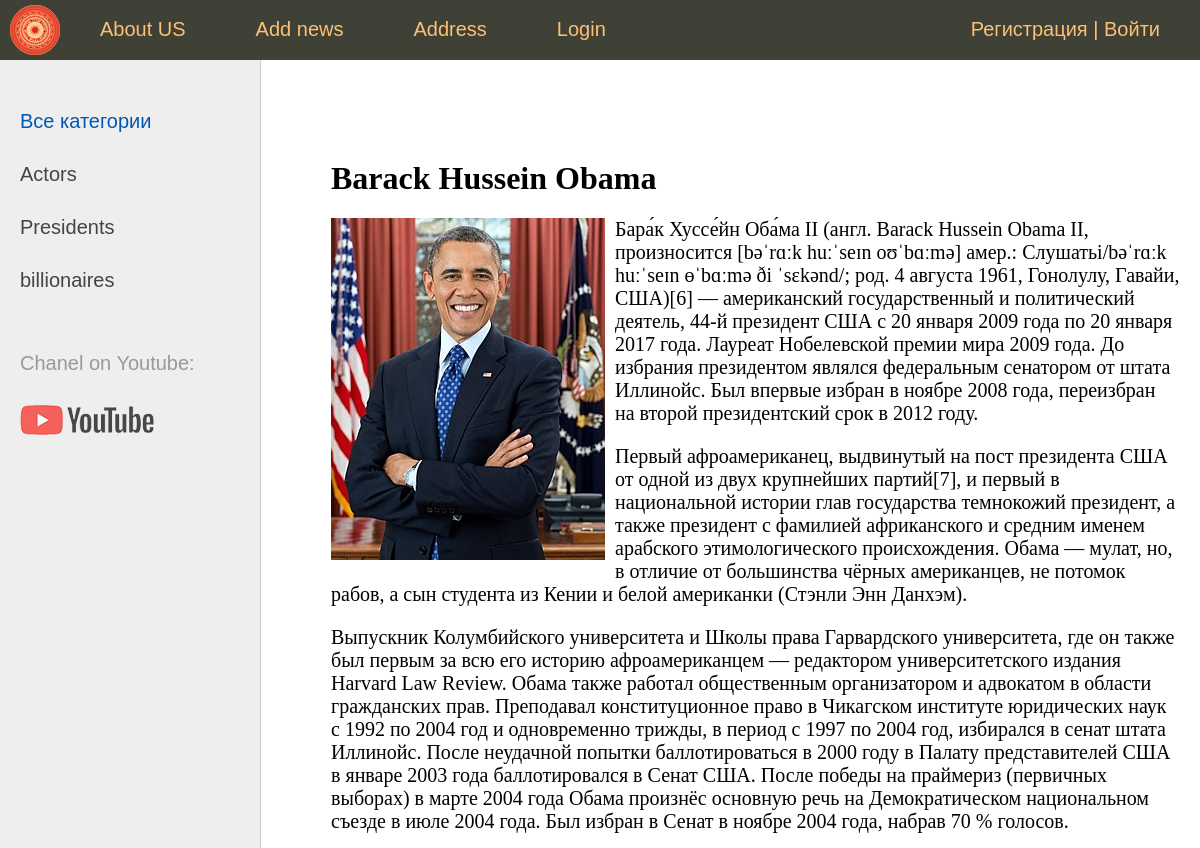
The app's page /news/barack-obama/ (upper part), older data.
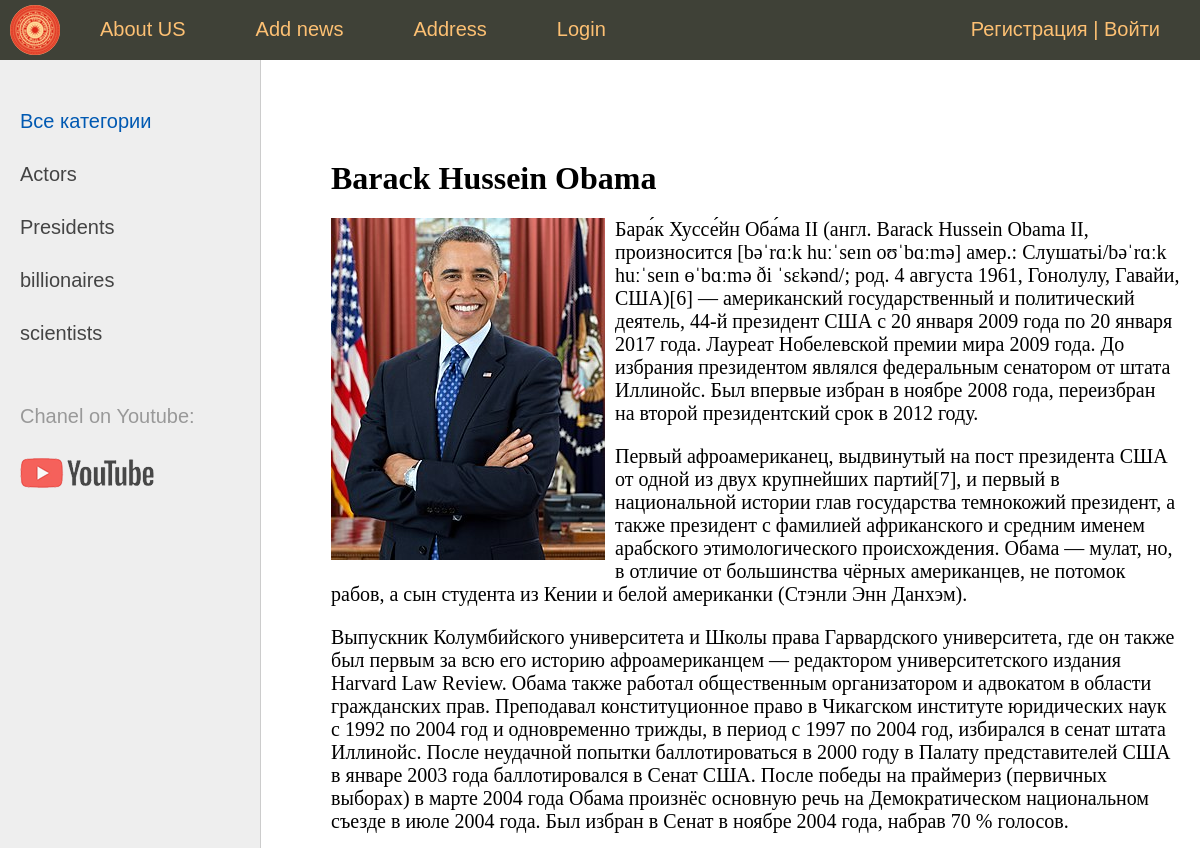
The same page, newer data.
### controllers/models.py (models this page shows)
class Category(models.Model):
    name = models.CharField(max_length=100, db_index=True, verbose_name='Category')
    slug = models.SlugField(max_length=255, unique=True, db_index=True, verbose_name='URL')
    def __str__(self):
        return self.name
    def get_absolute_url(self):
        return reverse('category', kwargs={'cat_slug': self.slug})  # For class RestaurantCategory
    class Meta:
        verbose_name = 'Category'
        verbose_name_plural = 'Category'
        ordering = ['id']  # ORM difference | Important for pagination

### controllers/views.py (the view)
# urls.py: path('news/<slug:news_slug>/', ShowNews.as_view(), name='news'),
class ShowNews(DataMixin, DetailView):
    model = Visitor
    template_name = 'restaurant/post.html'
    slug_url_kwarg = 'news_slug'
    context_object_name = 'post'
    def get_context_data(self, *, object_list=None, **kwargs):  # dynamic title context
        context = super().get_context_data(**kwargs)
        c_def = self.get_user_context(title="Главная страница")
        context = dict(list(context.items()) + list(c_def.items()))
        return context

### controllers/templatetags/controllers_tags.py (called while the page is built)
@register.simple_tag(name='get_cats')
def get_categories(filter=None):
    if not filter:
        return Category.objects.all()
    else:
        return Category.objects.filter(pk=filter)

@register.inclusion_tag('restaurant/list_categories.html')
def show_categories(sort=None, cat_selected=0):
    if not sort:
        cats = Category.objects.all()
    else:
        cats = Category.objects.order_by(sort)
    return {"cats": cats, "cat_selected": cat_selected}

### controllers/utils.py (called while the page is built)
    def get_user_context(self, **kwargs):
        context = kwargs
        cats = Category.objects.annotate(Count('visitor'))
        user_menu = menu.copy()
        if self.request.user.is_authenticated:
            user_menu.pop(3)
        context['menu'] = user_menu
        context['cats'] = cats
        if 'cat_selected' not in context:
            context['cat_selected'] = 0
        return context

### controllers/templates/restaurant/post.html
{% extends 'restaurant/base.html' %}
{% block content %}
<h1>{{post.nik_name}}</h1>
{% if post.photo %}
<p><img class="img-article-left" src="{{post.photo.url}}"></p>
{% endif %}
{{post.about|linebreaks}}
{% endblock %}

### controllers/templates/restaurant/base.html (shortened to what this page needs)
{% load static %}
{% load controllers_tags %}
<!DOCTYPE html>
<html>
<head>
	<link type="text/css" href="{% static 'restaurant/css/styles.css' %}" rel="stylesheet" />
</head>
<body>
<table class="table-page" border=0 cellpadding="0" cellspacing="0">
<tr><td valign=top>
{% block mainmenu %}
		<div class="header">
			<ul id="mainmenu" class="mainmenu">
			<li class="logo"><a href="{% url 'home' %}"><div class="logo"></div></a></li>
{% for m in menu %}
			<li><a href="{% url m.url_name %}">{{m.title}}</a></li>
{% endfor %}
			<li class="last"><a href="{% url 'register' %}">Регистрация</a> | <a href="{% url 'login' %}">Войти</a></li>
			</ul>
		</div>
{% endblock mainmenu %}
<table class="table-content" border=0 cellpadding="0" cellspacing="0">
<tr>
	<td valign="top" class="left-chapters">
	<ul id="leftchapters">
		{% if cat_selected == 0 %}
			<li class="selected">Все категории</li>
		{% else %}
			<li><a href="{% url 'home' %}">Все категории</a></li>
		{% endif %}
{% for c in cats %}
	{% if c.visitor__count > 0 %}
		{% if c.pk == cat_selected %}
		<li class="selected">{{c.name}}</li>
		{% else %}
		<li><a href="{{ c.get_absolute_url }}">{{c.name}}</a></li>
		{% endif %}
	{% endif %}
{% endfor %}
		<li class="share">
		<p>Chanel on Youtube:</p>
		<a class="share-yt" href="https://www.youtube.com/watch?v=bYCKVp-HJg4&list=PLs8c_Ytyvy5POrPUiXDn80jvIVmnFbzbh&ab_channel=VDK45" target="_blank" rel="nofollow"></a>
		</li>
	</ul>
</td>
<td valign="top" class="content">
	<div class="content-text">
{% block content %}
{% endblock %}
	</div>
</td></tr></table>
</td></tr>
</table>
</body>
</html>

Row changes from the older to the newer data that the page shows:
added Category: name "scientists"
